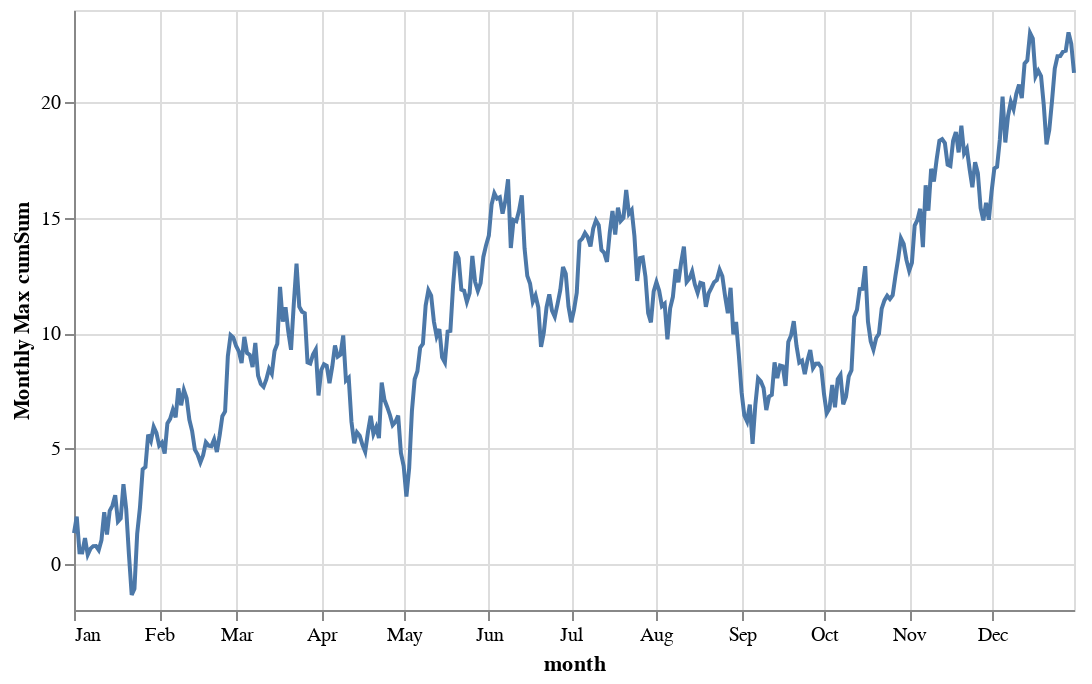

This figure's notebook cell:
### Code cell
chart = alt.Chart(df.reset_index(), height=300, width=500).mark_line().encode(
    x = alt.X("index:T", axis=alt.Axis(format="%b"), title="month"),
    y = alt.Y("cumsum:Q", aggregate="max", title="Monthly Max cumSum", type='quantitative')
)
chart

### Figure 1 — Vega-Lite specification as saved in the notebook (floating-point values rounded to 4 significant figures; data arrays with more than 128 entries replaced by an {"elided": "..."} marker saying what was removed)
{"config": {"view": {"continuousWidth": 300, "continuousHeight": 300}}, "data": {"name": "data-0cb0a5feb78355c810db811b46c1a4fe"}, "mark": {"type": "line"}, "encoding": {"x": {"axis": {"format": "%b"}, "field": "index", "title": "month", "type": "temporal"}, "y": {"aggregate": "max", "field": "cumsum", "title": "Monthly Max cumSum", "type": "quantitative"}}, "height": 300, "width": 500, "$schema": "https://vega.github.io/schema/vega-lite/v5.16.3.json", "datasets": {"data-0cb0a5feb78355c810db811b46c1a4fe": {"elided": "365 records"}}}
